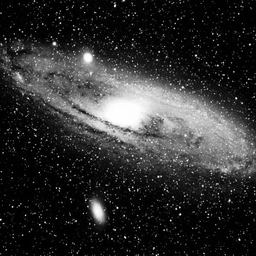
%> input picture Astro.jpg (cropped and resized to the size of MATLAB's example picture, made grey), 256 x 256 px, given in place of cameraman.tif, which was not available
$ octave tp3.m   (GNU Octave 9; MATLAB toolbox functions it lacks are replaced by stand-ins)
%> lines starting %> are read from the running program, lines starting %| are printed output that depends on the picture; pictures that were not available may be replaced by others from this repository, and a replacement may not be noted
%%
A=imread('cameraman.tif'); imshow(A)   % lire l'image cameraman.tif
%> further down, A is the input picture: size 256x256 uint8; min 0, max 255, mean 47.6
B=imread('rice.png'); imshow(B)        % lire l'image ricr.png
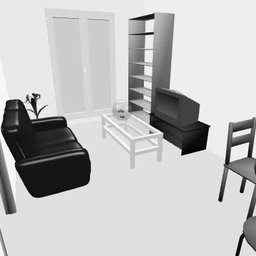
%> input picture chambre.jpg (cropped and resized to the size of MATLAB's example picture, made grey), 256 x 256 px, given in place of rice.png, which was not available
%> further down, B is the input picture: size 256x256 uint8; min 0, max 255, mean 191.1
C=A+B ; imshow(C)                      % faire l'addition entre les deux image A et B est l'affiché .
%> after `C=A+B`:
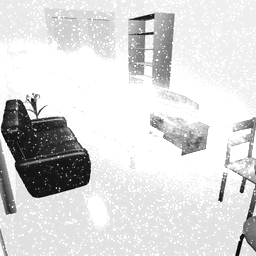
%> C: size 256x256 uint8; min 0, max 255, mean 216.3
D=imadd(A,B); imshow(D)                % faire l'add à partir de la l'instruction imadd().

figure(1)                              % afficher les deux image en meme figure pour comparer.
subplot(1,2,1), imshow(C)
subplot(1,2,2), imshow(D)
%%
K=imadd(A,B,'uint16');
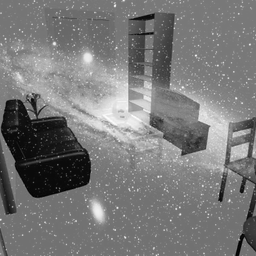
%> K: size 256x256 uint16; min 0, max 505, mean 238.7; drawn with min black and max white
figure(2), imshow(K,[])  % on utilise les crochés car l'instruction imshow(X) est difini seulement pour les uint8 pour dépassé 255 il faut ajouter []
%%
E=A+100; imshow(E)   % on ajoute à l'image A une constante
%> after `E=A+100`:
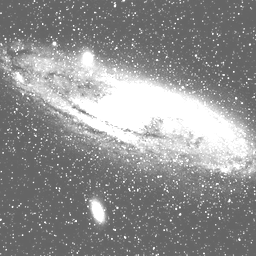
%> E: size 256x256 uint8; min 100, max 255, mean 143.4
%%
%> (the run ends here)
